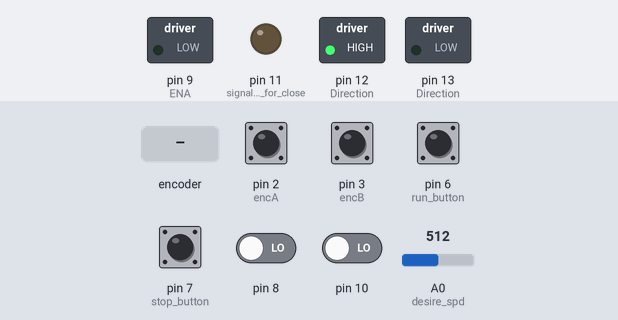
A sketch run on a simulated Arduino Uno, built with avr-gcc and run on an emulated ATmega328P. On the bench: switched loads named in the sketch (green lamp = pin HIGH), output pins drawn as LEDs (lit = HIGH). Inputs (shaded band) come from the test bench; at power-on: pin 2 (encA), pin 3 (encB) HIGH, pin 6 (run_button), pin 7 (stop_button), pin 8, pin 10 LOW, A0 (desire_spd) = 512. What the sketch prints to the serial monitor is not drawn.

Above: at 1.2 s.
1.3 s: pin 10 driven HIGH
At 2.07 s:
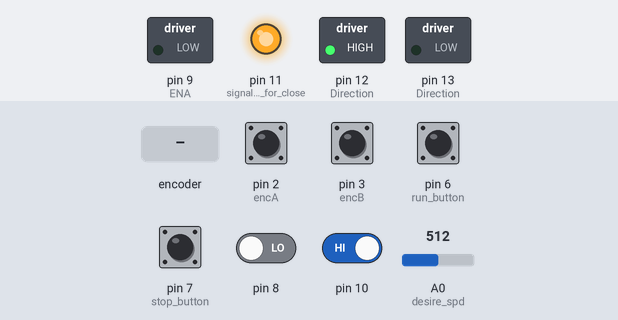
4.3 s: pin 6 (run_button) pulled HIGH for 0.15 s
At 5.6 s:
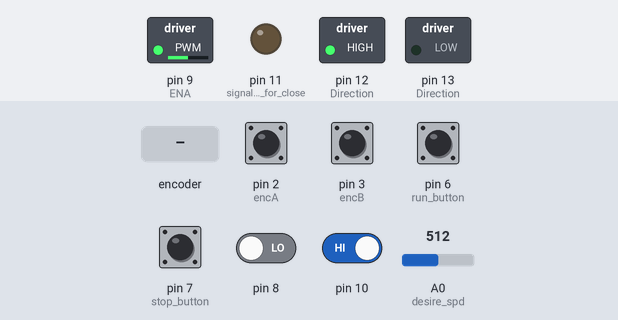
At 6.64 s:
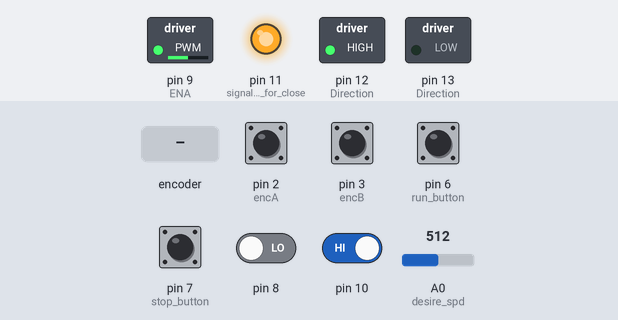
7.3 s: pin 7 (stop_button) pulled HIGH for 0.15 s
At 8.5 s:
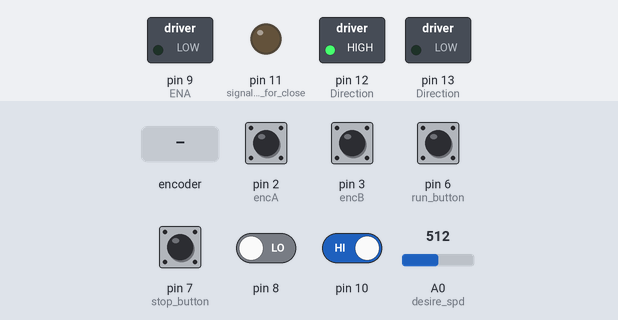
10.4 s: A0 (desire_spd) set to 121
13.4 s: A0 (desire_spd) set to 103
16.4 s: rotary encoder on pin 2 (encA) / pin 3 (encB) turned 2 steps (second pin leading)
Timing chart, 0 to 20.8 s (numbered marks = the images above; inputs shaded):
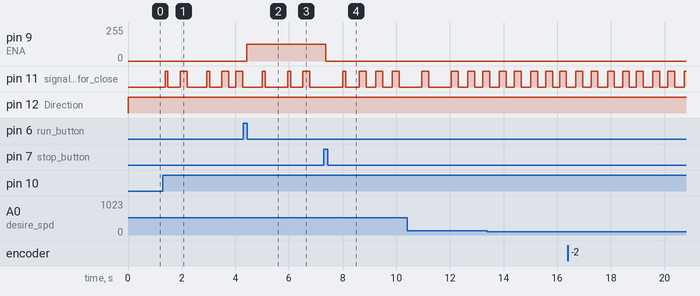

Measured:
- after the input at 1.3 s, pin 11 (signal_loop_-_0_for_close): LOW → HIGH after 0.08 s, → LOW 0.11 s later, → HIGH 0.45 s later, → LOW 0.26 s later, … (10 changes in this stretch)
- after the input at 4.3 s, pin 9 (ENA): 0/255 → 127/255 after 0.13 s
- after the input at 7.3 s, pin 9 (ENA): 127/255 → 0/255 after 0.06 s

The sketch:

main_integration.ino
```cpp
float cycle = 100.0;
int buttonstate_on = 0;
int lastbuttonstate_on = 0;
int buttonstate_off = 0;
int lastbuttonstate_off = 0;

int switch_func = 0;     // 0 for close loop, 1 for open loop
int loop_state;
float motor_state = 0.0; // 0 mean stopping, 1 mean running - like a step function

float ratio = 0.5; // initial ratio
int encA, encB;
int dir = 0; // 1 for clock wise, 0 for anti clock wise

float desire_spd = 70.0; // initial desire spd
float desire_ratio;
float max_spd = 90.0;
float rpm;

int station_state = 0; // LDR input
int laststation_state = 0; // debounce
int station_button = 0;
int station_check = 0; // 0 mean not in station, 1 vice versal

unsigned long lastButtonTime_on = 0;
unsigned long lastButtonTime_off = 0;
const unsigned long debounceDelay = 50; // Debounce delay in milliseconds.

volatile unsigned int pulseCount = 0;
const unsigned int countsPerRev = 12;
unsigned long previousMillis = 0;
const unsigned long interval = 500; // 1 second

void countPulse() {
  pulseCount++;
}

void setup() {
  // put your setup code here, to run once:
  Serial.begin(9600);
  pinMode(10, INPUT);
  pinMode(9, OUTPUT); // ENA
  pinMode(A0, INPUT); // desire spd
  pinMode(6, INPUT);  // run button
  pinMode(7, INPUT);  // stop button
  pinMode(8, INPUT);  // 1st station
  pinMode(13, OUTPUT); // Direction
  pinMode(12, OUTPUT); // Direction
  pinMode(2, INPUT);   // encA
  pinMode(3, INPUT);   // encB
  pinMode(11, OUTPUT); // signal loop - 0 for close loop, 1 for open loop
  attachInterrupt(digitalPinToInterrupt(2), countPulse, RISING);

}

void loop(){
  unsigned long currentMillis = millis();
  if (currentMillis - lastButtonTime_on > debounceDelay) {
    loop_state = digitalRead(10);
    if (loop_state == HIGH && lastbuttonstate_on == LOW) { // posedge button - pressed and released
      switch_func = !switch_func;

      lastButtonTime_on = currentMillis;
      lastbuttonstate_on = buttonstate_on;
    }
  }
  if (switch_func == 1){
    open_loop();
  } else {
    close_loop();
  }
  digitalWrite(11, switch_func);
}

void open_loop(){
  desire_ratio = analogRead(A0)/1023.0;
  unsigned long currentMillis = millis();
    // turning the motor on
  if (currentMillis - lastButtonTime_on > debounceDelay) {
    buttonstate_on = digitalRead(6);
    if (buttonstate_on == HIGH && lastbuttonstate_on == LOW) { // posedge button - pressed and released
      motor_state = 1.0;
      ratio = desire_ratio;
      if (station_check == 1){
        station_check = 0;
        dir = !dir;
      }
    }
    lastButtonTime_on = currentMillis;
    lastbuttonstate_on = buttonstate_on;
  }
  if (currentMillis - lastButtonTime_off > debounceDelay) {
    buttonstate_off = digitalRead(7);
    if (buttonstate_off == HIGH && lastbuttonstate_off == LOW) { // posedge button - pressed and released
        motor_state = 0.0;
      }
    lastButtonTime_off = currentMillis;
    lastbuttonstate_off = buttonstate_off;
  }


  //ratio = analogRead(A0)/1023.0;
  encA = digitalRead(2);
  encB = digitalRead(3);

  if (currentMillis - station_button > debounceDelay) {
    station_state = digitalRead(8);
    if (station_state == HIGH && laststation_state == LOW) { // posedge button - pressed and released
      check_station();
    }
    station_button = currentMillis;
    laststation_state = station_state;
  }
  direction(dir);

  duty_cycle(ratio*motor_state);

  Serial.print("Open loop - ");
  Serial.print("Direction: ");
  Serial.print(dir);
  Serial.print(", desire_ratio: ");
  Serial.print(desire_ratio);
  Serial.print(", motor_state: ");
  Serial.print(motor_state);
  Serial.print(", Station_state: ");
  Serial.print(station_state);
  Serial.print(",");
  Serial.print(encA);
  Serial.print(",");
  Serial.println(encB);
  Serial.print("Station_check: ");
  Serial.println(station_check);

}

void close_loop() {
  // put your main code here, to run repeatedly:


  desire_ratio = analogRead(A0)/1023.0;
  desire_spd = max_spd*desire_ratio;

  encA = digitalRead(2);
  encB = digitalRead(3);
  unsigned long currentMillis = millis();
  if (currentMillis - previousMillis >= interval) {
    detachInterrupt(digitalPinToInterrupt(2)); // Temporarily disable interrupt

    rpm = ((float)(pulseCount/99) / (float)countsPerRev) * (60000.0 / (interval) ); // still 1 second, shorter interval
    Serial.print("Close loop - ");
    Serial.print("RPM: ");
    Serial.print(rpm);
    Serial.print(", Pulse count: ");
    Serial.print(pulseCount);
    Serial.print(",");
    Serial.print(cycle*ratio);
    Serial.print(", dir: ");
    Serial.print(dir);
    Serial.print(",");
    Serial.print("ratio: ");
    Serial.print(ratio);
    Serial.print(", desire_spd: ");
    Serial.print(desire_spd);
    Serial.print(", motor_state: ");
    Serial.print(motor_state);
    Serial.print(", Station_state: ");
    Serial.print(station_state);
    Serial.print(",");
    Serial.print(encA);
    Serial.print(",");
    Serial.println(encB);
    Serial.print("Station_check: ");
    Serial.println(station_check);

    pulseCount = 0; // Reset counter
    previousMillis = currentMillis;
    if (rpm != 0){
      control_loop(rpm);
    }
    attachInterrupt(digitalPinToInterrupt(2), countPulse, RISING); // Re-enable interrupt
  }

  // package reach station
  if (currentMillis - station_button > debounceDelay) {
    station_state = digitalRead(8);
    if (station_state == HIGH && laststation_state == LOW) { // posedge button - pressed and released
      check_station();
    }
    station_button = currentMillis;
    laststation_state = station_state;
  }
  /*
  buttonstate = digitalRead(6);
  if (buttonstate == HIGH) {
    ratio = 1.0;
      duty_cycle(ratio);
    } else {
      ratio = 0.0;
      duty_cycle(ratio);
    }
    */


  duty_cycle(ratio*motor_state);

  // turning the motor on
  if (currentMillis - lastButtonTime_on > debounceDelay) {
    buttonstate_on = digitalRead(6);
    if (buttonstate_on == HIGH && lastbuttonstate_on == LOW) { // posedge button - pressed and released
      motor_state = 1.0;
      if (station_check == 1){
        station_check = 0;
        ratio = 0.5;
        dir = !dir;
      }

    }
    lastButtonTime_on = currentMillis;
    lastbuttonstate_on = buttonstate_on;
  }

  // turning the motor off
  if (currentMillis - lastButtonTime_off > debounceDelay) {
    buttonstate_off = digitalRead(7);
    if (buttonstate_off == HIGH && lastbuttonstate_off == LOW) { // posedge button - pressed and released
      motor_state = 0.0;
    }
    lastButtonTime_off = currentMillis;
    lastbuttonstate_off = buttonstate_off;
  }

  //dir = digitalRead(7);
  direction(dir);
}


void duty_cycle(float D){
  int duty = int(D * 255.0);
  analogWrite(9, duty);
}


void direction(int dir){
  if (dir == 1){ // clock wise
    digitalWrite(13, HIGH);
    digitalWrite(12, LOW);
  } else if (dir == 0){ // anti clock wise
    digitalWrite(13, LOW);
    digitalWrite(12, HIGH);
  }
}


void check_station(){
  ratio = 0;
  station_check = 1;
  //dir = !dir;
}


void control_loop(float spd) {
  float error = desire_spd - spd; // Calculate the difference between desired and actual speed.
  float Kp = 0.01;  // Proportional constant

  ratio = ratio + Kp * error; // Adjust ratio based on the error
  if (station_check == 1){
    ratio = 0;
  }
  // Ensure the ratio stays between 0 and 1.
  if (ratio > 1.0) ratio = 1.0;
  if (ratio < 0.0) ratio = 0.0;
}
```
